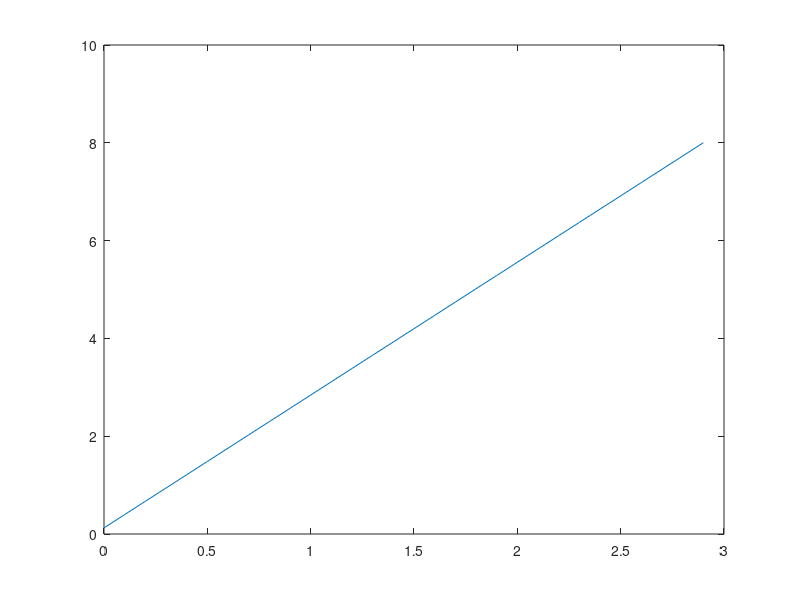

MATLAB code for this plot:
addpath(pwd)
function  resultado = lineal(sumaX,sumaY, sumaXCuadrados, productoXY, N) %Calcula a y b para la aproximacion lineal    
    a = det([productoXY, sumaX; sumaY, N]) / det([sumaXCuadrados, sumaX; sumaX, N]);
    b = det([sumaXCuadrados, productoXY; sumaX, sumaY]) / det([sumaXCuadrados, sumaX; sumaX, N]);
    resultado = [a,b];
endfunction


function graficarLineal(x1, x2, a, b)
  x = x1:0.1:x2;
  y = a * x + b;
  l = figure(5);
  plot(x,y);  
endfunction

%Ejemplo de clase
res = lineal(9.6, 26.7, 21.1, 58.51, 5);
printf("Y = %dX + %d\n", res(1), res(2));
graficarLineal(0, 2.9, res(1), res(2));

